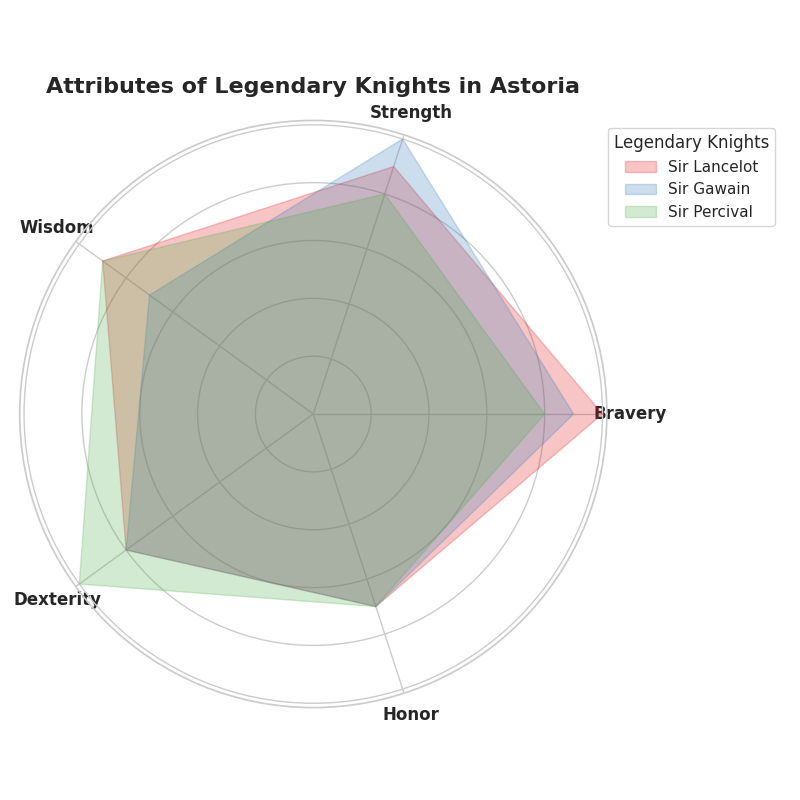

The Python source for this figure:
import matplotlib.pyplot as plt
import numpy as np

attributes = ['Bravery', 'Strength', 'Wisdom', 'Dexterity', 'Honor']
n_attributes = len(attributes)

lancelot = [10, 9, 9, 8, 7]
gawain = [9, 10, 7, 8, 7]
percival = [8, 8, 9, 10, 7]

lancelot += lancelot[:1]
gawain += gawain[:1]
percival += percival[:1]

angles = np.linspace(0, 2 * np.pi, n_attributes, endpoint=False).tolist()
angles += angles[:1]

fig, ax = plt.subplots(figsize=(8, 8), subplot_kw=dict(polar=True))
plt.xticks(angles[:-1], attributes, fontsize=12, fontweight='bold')

colors = ['#e41a1c', '#377eb8', '#4daf4a']
knight_names = ['Sir Lancelot', 'Sir Gawain', 'Sir Percival']
knight_data = [lancelot, gawain, percival]

for idx, knight in enumerate(knight_data):
    # Use ax.fill to create fill-area radar chart
    ax.fill(angles, knight, color=colors[idx], alpha=0.25, label=knight_names[idx])

ax.set_yticklabels([])

plt.legend(loc='upper right', bbox_to_anchor=(1.3, 1), title='Legendary Knights')
plt.title('Attributes of Legendary Knights in Astoria', size=16, fontweight='bold', pad=20)
plt.tight_layout()
plt.show()
